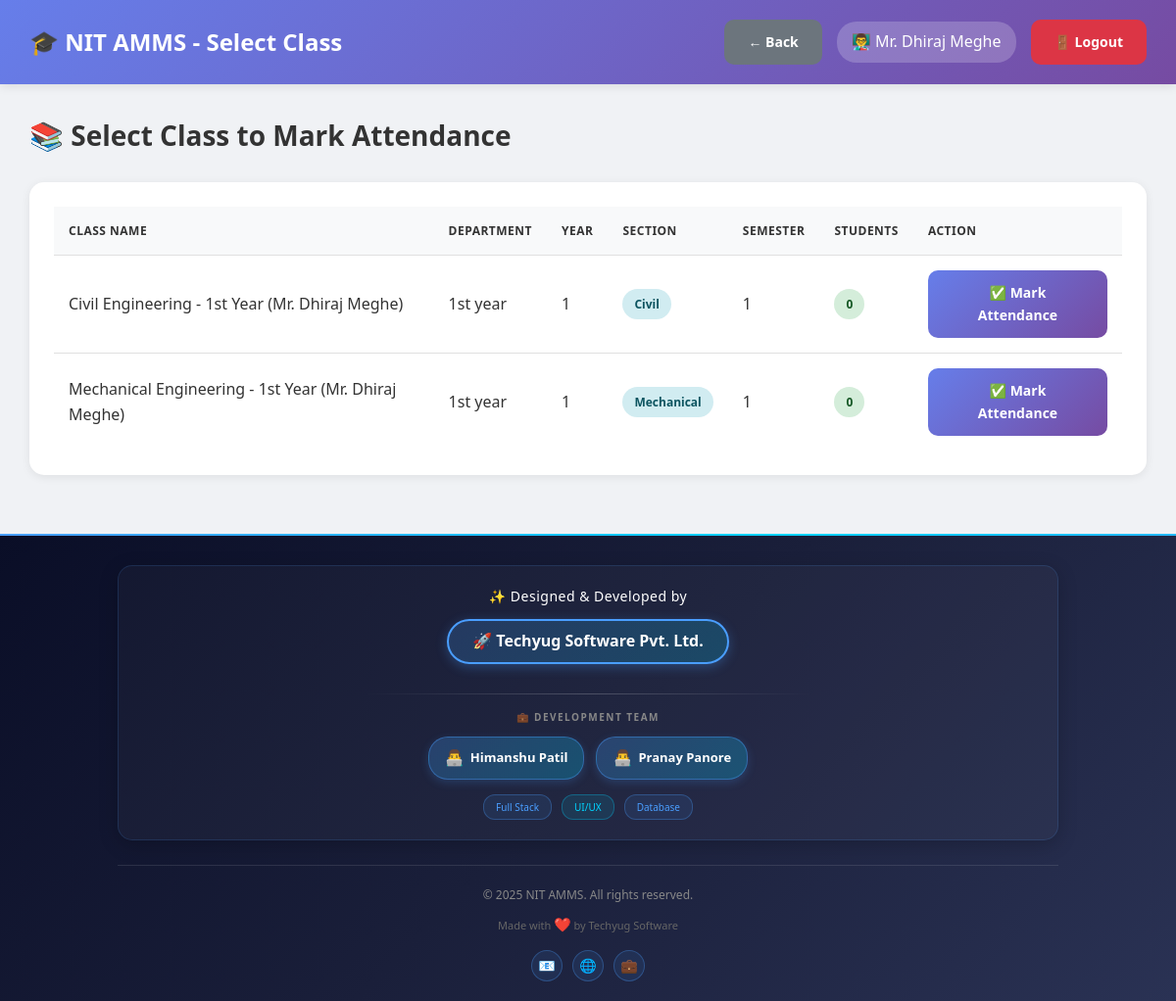
Screenshot of /teacher/select_class.php (signed in) with the database file from the repository.
### tables this page shows
CREATE TABLE `users` (
  `id` int(11) NOT NULL,
  `username` varchar(50) NOT NULL,
  `password` varchar(255) NOT NULL,
  `full_name` varchar(100) NOT NULL,
  `email` varchar(100) NOT NULL,
  `phone` varchar(15) DEFAULT NULL,
  `photo` varchar(255) DEFAULT NULL,
  `role` enum('admin','hod','teacher','student','parent','superadmin') NOT NULL,
  `department_id` int(11) DEFAULT NULL,
  `is_active` tinyint(1) DEFAULT 1,
  `created_at` timestamp NOT NULL DEFAULT current_timestamp()
);

CREATE TABLE `classes` (
  `id` int(11) NOT NULL,
  `class_name` varchar(100) NOT NULL,
  `department_id` int(11) NOT NULL,
  `year` int(11) NOT NULL,
  `section` varchar(10) NOT NULL,
  `teacher_id` int(11) NOT NULL,
  `semester` int(11) NOT NULL,
  `academic_year` varchar(20) NOT NULL,
  `created_at` timestamp NOT NULL DEFAULT current_timestamp()
);

CREATE TABLE `departments` (
  `id` int(11) NOT NULL,
  `dept_name` varchar(100) NOT NULL,
  `dept_code` varchar(20) NOT NULL,
  `hod_id` int(11) DEFAULT NULL,
  `created_at` timestamp NOT NULL DEFAULT current_timestamp()
);

### db.php (called while the page is built, shortened)
<?php
$conn = new mysqli(DB_HOST, DB_USER, DB_PASS, DB_NAME);
$conn->set_charset("utf8mb4");
$conn->query("SET time_zone = '+05:30'");
function isLoggedIn() {
    return isset($_SESSION['user_id']) && isset($_SESSION['role']);
}
function getCurrentUser() {
    global $conn;
    $user_id = $_SESSION['user_id'];
    $role = $_SESSION['role'];
    if ($role === 'student') {
        $query = "SELECT * FROM students WHERE id = ?";
    } elseif ($role === 'parent') {
        $query = "SELECT * FROM parents WHERE id = ?";
    } else {
        $query = "SELECT * FROM users WHERE id = ?";
    }
    $stmt = $conn->prepare($query);
    $stmt->bind_param("i", $user_id);
    $stmt->execute();
    $result = $stmt->get_result();
    return $result->fetch_assoc();
}
?>

### teacher/select_class.php (the view, shortened to what this page needs)
<?php
require_once '../db.php';
$user = getCurrentUser();
$teacher_id = $_SESSION['user_id'];
$classes_query = "SELECT c.*, d.dept_name,
                  (SELECT COUNT(*) FROM students WHERE class_id = c.id AND is_active = 1) as student_count
                  FROM classes c
                  LEFT JOIN departments d ON c.department_id = d.id
                  WHERE c.teacher_id = $teacher_id
                  ORDER BY c.class_name";
$classes = $conn->query($classes_query);
?>
<!DOCTYPE html>
<html lang="en">
<head>
    <link rel="stylesheet" href="../assets/style.css">
</head>
<body class="dashboard-container">
    <nav class="navbar">
        <div>
            <h1>🎓 NIT AMMS - Select Class</h1>
        </div>
        <div class="user-info">
            <a href="index.php" class="btn btn-secondary">← Back</a>
            <span>👨‍🏫 <?php echo htmlspecialchars($user['full_name']); ?></span>
            <a href="../logout.php" class="btn btn-danger">🚪 Logout</a>
        </div>
    </nav>
    <div class="main-content">
        <h2>📚 Select Class to Mark Attendance</h2>
        <div class="table-container">
            <table>
                <thead>
                    <tr>
                        <th>Class Name</th>
                        <th>Department</th>
                        <th>Year</th>
                        <th>Section</th>
                        <th>Semester</th>
                        <th>Students</th>
                        <th>Action</th>
                    </tr>
                </thead>
                <tbody>
                    <?php if ($classes->num_rows > 0): ?>
                        <?php while ($class = $classes->fetch_assoc()): ?>
                        <tr>
                            <td><?php echo htmlspecialchars($class['class_name']); ?></td>
                            <td><?php echo htmlspecialchars($class['dept_name']); ?></td>
                            <td><?php echo $class['year']; ?></td>
                            <td><span class="badge badge-info"><?php echo htmlspecialchars($class['section']); ?></span></td>
                            <td><?php echo $class['semester']; ?></td>
                            <td><span class="badge badge-success"><?php echo $class['student_count']; ?></span></td>
                            <td>
                                <a href="mark_attendance.php?class_id=<?php echo $class['id']; ?>"
                                   class="btn btn-primary">
                                    ✅ Mark Attendance
                                </a>
                            </td>
                        </tr>
                        <?php endwhile; ?>
                    <?php endif; ?>
                </tbody>
            </table>
        </div>
    </div>
    <div style="background: linear-gradient(135deg, #0a0e27 0%, #1a1f3a 50%, #2a3254 100%); position: relative; overflow: hidden;">
        <div style="height: 2px; background: linear-gradient(90deg, #4a9eff, #00d4ff, #4a9eff, #00d4ff); background-size: 200% 100%;"></div>
        <div style="max-width: 1000px; margin: 0 auto; padding: 30px 20px 20px;">
            <div style="background: rgba(255, 255, 255, 0.03); padding: 20px 20px; border-radius: 15px; border: 1px solid rgba(74, 158, 255, 0.15); text-align: center; box-shadow: 0 5px 20px rgba(0, 0, 0, 0.2);">
                <p style="color: #ffffff; font-size: 14px; margin: 0 0 12px; font-weight: 500; letter-spacing: 0.5px; font-family: 'Segoe UI', Tahoma, Geneva, Verdana, sans-serif;">✨ Designed & Developed by</p>
                <a href="https://himanshufullstackdeveloper.github.io/techyugsoftware/" style="display: inline-block; color: #ffffff; font-size: 16px; font-weight: 700; text-decoration: none; padding: 8px 24px; border: 2px solid #4a9eff; border-radius: 30px; background: linear-gradient(135deg, rgba(74, 158, 255, 0.2), rgba(0, 212, 255, 0.2)); box-shadow: 0 3px 12px rgba(74, 158, 255, 0.3); margin-bottom: 15px; font-family: 'Segoe UI', Tahoma, Geneva, Verdana, sans-serif;">
                    🚀 Techyug Software Pvt. Ltd.
                </a>
                <div style="width: 50%; height: 1px; background: linear-gradient(90deg, transparent, rgba(255, 255, 255, 0.2), transparent); margin: 15px auto;"></div>
                <p style="color: #888; font-size: 10px; margin: 0 0 12px; text-transform: uppercase; letter-spacing: 1.5px; font-weight: 600; font-family: 'Segoe UI', Tahoma, Geneva, Verdana, sans-serif;">💼 Development Team</p>
                <div style="display: flex; justify-content: center; gap: 12px; flex-wrap: wrap; margin-top: 12px;">
                    <a href="https://himanshufullstackdeveloper.github.io/portfoilohimanshu/" style="color: #ffffff; font-size: 13px; text-decoration: none; padding: 8px 16px; background: linear-gradient(135deg, rgba(74, 158, 255, 0.25), rgba(0, 212, 255, 0.25)); border-radius: 20px; border: 1px solid rgba(74, 158, 255, 0.4); display: inline-flex; align-items: center; gap: 6px; box-shadow: 0 3px 10px rgba(74, 158, 255, 0.2); font-family: 'Segoe UI', Tahoma, Geneva, Verdana, sans-serif;">
                        <span style="font-size: 16px;">👨‍💻</span>
                        <span style="font-weight: 600;">Himanshu Patil</span>
                    </a>
                    <a href="https://devpranaypanore.github.io/Pranaypanore-live-.html/" style="color: #ffffff; font-size: 13px; text-decoration: none; padding: 8px 16px; background: linear-gradient(135deg, rgba(74, 158, 255, 0.25), rgba(0, 212, 255, 0.25)); border-radius: 20px; border: 1px solid rgba(74, 158, 255, 0.4); display: inline-flex; align-items: center; gap: 6px; box-shadow: 0 3px 10px rgba(74, 158, 255, 0.2); font-family: 'Segoe UI', Tahoma, Geneva, Verdana, sans-serif;">
                        <span style="font-size: 16px;">👨‍💻</span>
                        <span style="font-weight: 600;">Pranay Panore</span>
                    </a>
                </div>
                <div style="margin-top: 15px; display: flex; justify-content: center; gap: 10px; flex-wrap: wrap;">
                    <span style="color: #4a9eff; font-size: 10px; padding: 4px 12px; background: rgba(74, 158, 255, 0.1); border-radius: 12px; border: 1px solid rgba(74, 158, 255, 0.3); font-family: 'Segoe UI', Tahoma, Geneva, Verdana, sans-serif;">Full Stack</span>
                    <span style="color: #00d4ff; font-size: 10px; padding: 4px 12px; background: rgba(0, 212, 255, 0.1); border-radius: 12px; border: 1px solid rgba(0, 212, 255, 0.3); font-family: 'Segoe UI', Tahoma, Geneva, Verdana, sans-serif;">UI/UX</span>
                    <span style="color: #4a9eff; font-size: 10px; padding: 4px 12px; background: rgba(74, 158, 255, 0.1); border-radius: 12px; border: 1px solid rgba(74, 158, 255, 0.3); font-family: 'Segoe UI', Tahoma, Geneva, Verdana, sans-serif;">Database</span>
                </div>
            </div>
            <div style="margin-top: 25px; padding-top: 20px; border-top: 1px solid rgba(255, 255, 255, 0.1); text-align: center;">
                <p style="color: #888; font-size: 12px; margin: 0 0 10px; font-family: 'Segoe UI', Tahoma, Geneva, Verdana, sans-serif;">© 2025 NIT AMMS. All rights reserved.</p>
                <p style="color: #666; font-size: 11px; margin: 0; font-family: 'Segoe UI', Tahoma, Geneva, Verdana, sans-serif;">
                    Made with <span style="color: #ff4757; font-size: 14px;">❤️</span> by Techyug Software
                </p>
                <div style="margin-top: 15px; display: flex; justify-content: center; gap: 10px;">
                    <a href="#" style="width: 32px; height: 32px; display: inline-flex; align-items: center; justify-content: center; background: rgba(74, 158, 255, 0.1); border: 1px solid rgba(74, 158, 255, 0.3); border-radius: 50%; color: #4a9eff; text-decoration: none; font-size: 14px;">📧</a>
                    <a href="#" style="width: 32px; height: 32px; display: inline-flex; align-items: center; justify-content: center; background: rgba(74, 158, 255, 0.1); border: 1px solid rgba(74, 158, 255, 0.3); border-radius: 50%; color: #4a9eff; text-decoration: none; font-size: 14px;">🌐</a>
                    <a href="#" style="width: 32px; height: 32px; display: inline-flex; align-items: center; justify-content: center; background: rgba(74, 158, 255, 0.1); border: 1px solid rgba(74, 158, 255, 0.3); border-radius: 50%; color: #4a9eff; text-decoration: none; font-size: 14px;">💼</a>
                </div>
            </div>
        </div>
    </div>
</body>
</html>

### assets/style.css (style rules this page uses)
* { margin: 0; padding: 0; box-sizing: border-box; }
body { font-family: 'Segoe UI', Tahoma, Geneva, Verdana, sans-serif; background: linear-gradient(135deg, #667eea 0%, #764ba2 50%, #f093fb 100%); color: #333; line-height: 1.6; }
.btn { padding: 12px 24px; border: none; border-radius: 10px; font-size: 14px; font-weight: 600; cursor: pointer; transition: all 0.3s ease; text-decoration: none; display: inline-block; text-align: center; }
.btn-primary { background: linear-gradient(135deg, #667eea 0%, #764ba2 100%); color: white; }
.btn-danger { background: #dc3545; color: white; }
.btn-secondary { background: #6c757d; color: white; }
.dashboard-container { background: #f0f2f5; min-height: 100vh; }
.navbar { background: linear-gradient(135deg, #667eea 0%, #764ba2 100%); color: white; padding: 20px 30px; display: flex; justify-content: space-between; align-items: center; box-shadow: 0 2px 10px rgba(0, 0, 0, 0.1); position: sticky; top: 0; z-index: 100; }
.navbar h1 { font-size: 24px; font-weight: 600; }
.navbar .user-info { display: flex; align-items: center; gap: 15px; }
.navbar .user-info span { background: rgba(255, 255, 255, 0.2); padding: 8px 15px; border-radius: 20px; }
.main-content { padding: 30px; max-width: 1400px; margin: 0 auto; }
.main-content h2 { margin-bottom: 25px; color: #333; font-size: 28px; }
.table-container { background: white; border-radius: 15px; padding: 25px; box-shadow: 0 2px 10px rgba(0, 0, 0, 0.08); overflow-x: auto; margin-bottom: 30px; }
table { width: 100%; border-collapse: collapse; }
table thead { background: #f8f9fa; }
table th, table td { padding: 15px; text-align: left; border-bottom: 1px solid #e0e0e0; }
table th { font-weight: 600; color: #333; text-transform: uppercase; font-size: 12px; letter-spacing: 0.5px; }
table tr:last-child td { border-bottom: none; }
.badge { padding: 6px 12px; border-radius: 20px; font-size: 12px; font-weight: 600; display: inline-block; }
.badge-success { background: #d4edda; color: #155724; }
.badge-info { background: #d1ecf1; color: #0c5460; }

### rows the page displays
users: full_name "Mr. Dhiraj Meghe"
classes: class_name "Civil Engineering - 1st Year (Mr. Dhiraj Meghe)", department.dept_name "1st year", year "1", section "Civil", semester "1", student_count "0"
classes: class_name "Mechanical Engineering - 1st Year (Mr. Dhiraj Meghe)", department.dept_name "1st year", year "1", section "Mechanical", semester "1", student_count "0"
